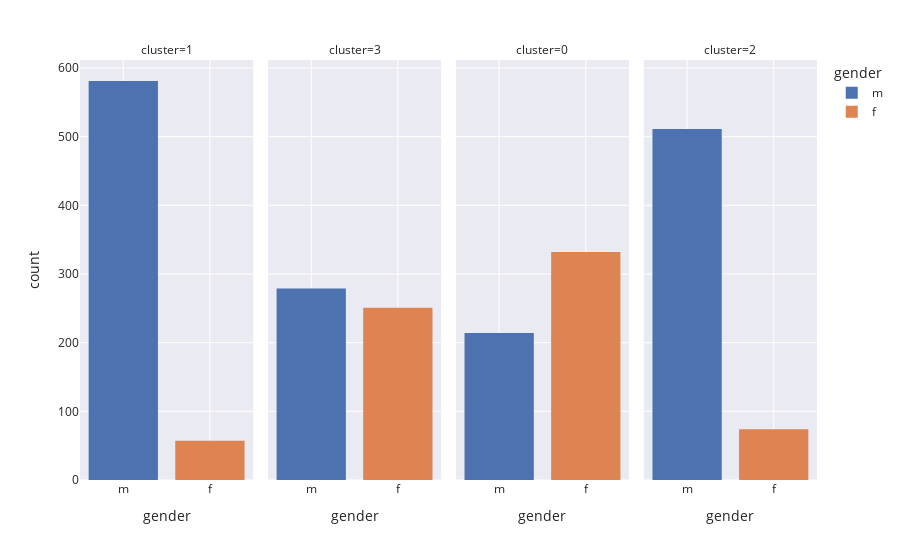
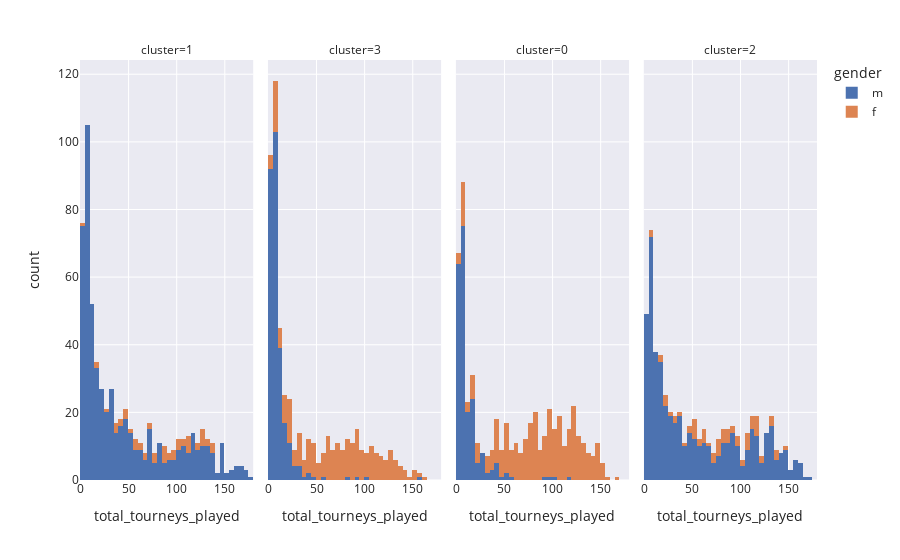
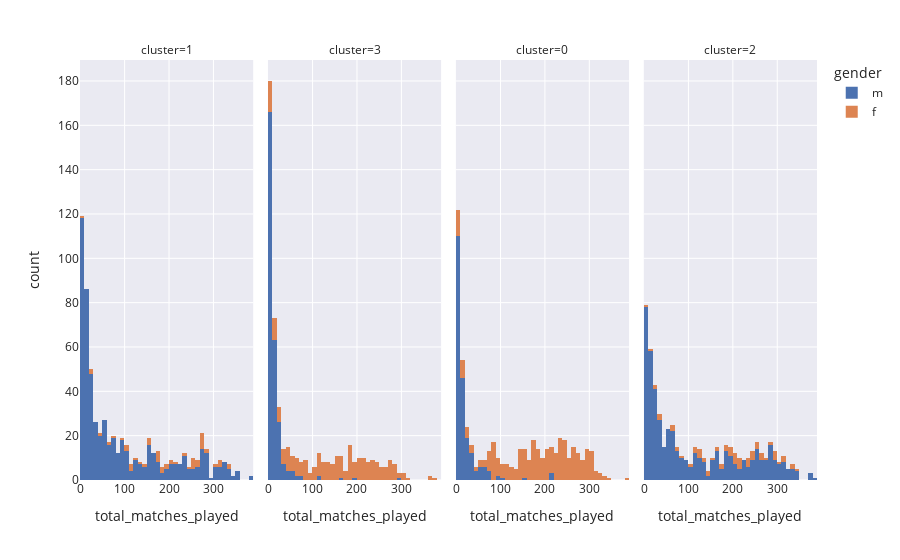

Write notebook code for charts like these, in order.
### Code cell
for feature in df_players.columns.drop(["name"]).to_list():
  px.histogram(df_players, x=feature, facet_col="cluster", color=df_players.gender).show()

### Figure 1 — Plotly figure (JSON) as saved in the notebook; plotly's stock layout.template omitted (floating-point values rounded to 4 significant figures; data arrays with more than 128 entries replaced by an {"elided": "..."} marker saying what was removed)
{"data": [{"alignmentgroup": "True", "bingroup": "x", "hovertemplate": "gender=%{x}<br>cluster=1<br>count=%{y}<extra></extra>", "legendgroup": "m", "marker": {"color": "rgb(76,114,176)", "pattern": {"shape": ""}}, "name": "m", "offsetgroup": "m", "orientation": "v", "showlegend": true, "type": "histogram", "x": {"elided": "581 str values"}, "xaxis": "x", "yaxis": "y"}, {"alignmentgroup": "True", "bingroup": "x", "hovertemplate": "gender=%{x}<br>cluster=3<br>count=%{y}<extra></extra>", "legendgroup": "m", "marker": {"color": "rgb(76,114,176)", "pattern": {"shape": ""}}, "name": "m", "offsetgroup": "m", "orientation": "v", "showlegend": false, "type": "histogram", "x": {"elided": "279 str values"}, "xaxis": "x2", "yaxis": "y2"}, {"alignmentgroup": "True", "bingroup": "x", "hovertemplate": "gender=%{x}<br>cluster=0<br>count=%{y}<extra></extra>", "legendgroup": "m", "marker": {"color": "rgb(76,114,176)", "pattern": {"shape": ""}}, "name": "m", "offsetgroup": "m", "orientation": "v", "showlegend": false, "type": "histogram", "x": {"elided": "214 str values"}, "xaxis": "x3", "yaxis": "y3"}, {"alignmentgroup": "True", "bingroup": "x", "hovertemplate": "gender=%{x}<br>cluster=2<br>count=%{y}<extra></extra>", "legendgroup": "m", "marker": {"color": "rgb(76,114,176)", "pattern": {"shape": ""}}, "name": "m", "offsetgroup": "m", "orientation": "v", "showlegend": false, "type": "histogram", "x": {"elided": "511 str values"}, "xaxis": "x4", "yaxis": "y4"}, {"alignmentgroup": "True", "bingroup": "x", "hovertemplate": "gender=%{x}<br>cluster=1<br>count=%{y}<extra></extra>", "legendgroup": "f", "marker": {"color": "rgb(221,132,82)", "pattern": {"shape": ""}}, "name": "f", "offsetgroup": "f", "orientation": "v", "showlegend": true, "type": "histogram", "x": ["f", "f", "f", "f", "f", "f", "f", "f", "f", "f", "f", "f", "f", "f", "f", "f", "f", "f", "f", "f", "f", "f", "f", "f", "f", "f", "f", "f", "f", "f", "f", "f", "f", "f", "f", "f", "f", "f", "f", "f", "f", "f", "f", "f", "f", "f", "f", "f", "f", "f", "f", "f", "f", "f", "f", "f", "f"], "xaxis": "x", "yaxis": "y"}, {"alignmentgroup": "True", "bingroup": "x", "hovertemplate": "gender=%{x}<br>cluster=3<br>count=%{y}<extra></extra>", "legendgroup": "f", "marker": {"color": "rgb(221,132,82)", "pattern": {"shape": ""}}, "name": "f", "offsetgroup": "f", "orientation": "v", "showlegend": false, "type": "histogram", "x": {"elided": "251 str values"}, "xaxis": "x2", "yaxis": "y2"}, {"alignmentgroup": "True", "bingroup": "x", "hovertemplate": "gender=%{x}<br>cluster=0<br>count=%{y}<extra></extra>", "legendgroup": "f", "marker": {"color": "rgb(221,132,82)", "pattern": {"shape": ""}}, "name": "f", "offsetgroup": "f", "orientation": "v", "showlegend": false, "type": "histogram", "x": {"elided": "332 str values"}, "xaxis": "x3", "yaxis": "y3"}, {"alignmentgroup": "True", "bingroup": "x", "hovertemplate": "gender=%{x}<br>cluster=2<br>count=%{y}<extra></extra>", "legendgroup": "f", "marker": {"color": "rgb(221,132,82)", "pattern": {"shape": ""}}, "name": "f", "offsetgroup": "f", "orientation": "v", "showlegend": false, "type": "histogram", "x": ["f", "f", "f", "f", "f", "f", "f", "f", "f", "f", "f", "f", "f", "f", "f", "f", "f", "f", "f", "f", "f", "f", "f", "f", "f", "f", "f", "f", "f", "f", "f", "f", "f", "f", "f", "f", "f", "f", "f", "f", "f", "f", "f", "f", "f", "f", "f", "f", "f", "f", "f", "f", "f", "f", "f", "f", "f", "f", "f", "f", "f", "f", "f", "f", "f", "f", "f", "f", "f", "f", "f", "f", "f", "f"], "xaxis": "x4", "yaxis": "y4"}], "layout": {"annotations": [{"font": {}, "showarrow": false, "text": "cluster=1", "x": 0.1175, "xanchor": "center", "xref": "paper", "y": 1, "yanchor": "bottom", "yref": "paper"}, {"font": {}, "showarrow": false, "text": "cluster=3", "x": 0.3725, "xanchor": "center", "xref": "paper", "y": 1, "yanchor": "bottom", "yref": "paper"}, {"font": {}, "showarrow": false, "text": "cluster=0", "x": 0.6275, "xanchor": "center", "xref": "paper", "y": 1, "yanchor": "bottom", "yref": "paper"}, {"font": {}, "showarrow": false, "text": "cluster=2", "x": 0.8825, "xanchor": "center", "xref": "paper", "y": 1, "yanchor": "bottom", "yref": "paper"}], "barmode": "relative", "legend": {"title": {"text": "gender"}, "tracegroupgap": 0}, "margin": {"t": 60}, "xaxis": {"anchor": "y", "categoryarray": ["m", "f"], "categoryorder": "array", "domain": [0, 0.235], "title": {"text": "gender"}}, "xaxis2": {"anchor": "y2", "categoryarray": ["m", "f"], "categoryorder": "array", "domain": [0.255, 0.49], "matches": "x", "title": {"text": "gender"}}, "xaxis3": {"anchor": "y3", "categoryarray": ["m", "f"], "categoryorder": "array", "domain": [0.51, 0.745], "matches": "x", "title": {"text": "gender"}}, "xaxis4": {"anchor": "y4", "categoryarray": ["m", "f"], "categoryorder": "array", "domain": [0.765, 1.0], "matches": "x", "title": {"text": "gender"}}, "yaxis": {"anchor": "x", "domain": [0, 1], "title": {"text": "count"}}, "yaxis2": {"anchor": "x2", "domain": [0, 1], "matches": "y", "showticklabels": false}, "yaxis3": {"anchor": "x3", "domain": [0, 1], "matches": "y", "showticklabels": false}, "yaxis4": {"anchor": "x4", "domain": [0, 1], "matches": "y", "showticklabels": false}}}

### Figure 2 — Plotly figure (JSON) as saved in the notebook; plotly's stock layout.template omitted (floating-point values rounded to 4 significant figures; data arrays with more than 128 entries replaced by an {"elided": "..."} marker saying what was removed)
{"data": [{"alignmentgroup": "True", "bingroup": "x", "hovertemplate": "gender=m<br>cluster=1<br>total_tourneys_played=%{x}<br>count=%{y}<extra></extra>", "legendgroup": "m", "marker": {"color": "rgb(76,114,176)", "pattern": {"shape": ""}}, "name": "m", "offsetgroup": "m", "orientation": "v", "showlegend": true, "type": "histogram", "x": {"elided": "581 int values"}, "xaxis": "x", "yaxis": "y"}, {"alignmentgroup": "True", "bingroup": "x", "hovertemplate": "gender=m<br>cluster=3<br>total_tourneys_played=%{x}<br>count=%{y}<extra></extra>", "legendgroup": "m", "marker": {"color": "rgb(76,114,176)", "pattern": {"shape": ""}}, "name": "m", "offsetgroup": "m", "orientation": "v", "showlegend": false, "type": "histogram", "x": {"elided": "279 int values"}, "xaxis": "x2", "yaxis": "y2"}, {"alignmentgroup": "True", "bingroup": "x", "hovertemplate": "gender=m<br>cluster=0<br>total_tourneys_played=%{x}<br>count=%{y}<extra></extra>", "legendgroup": "m", "marker": {"color": "rgb(76,114,176)", "pattern": {"shape": ""}}, "name": "m", "offsetgroup": "m", "orientation": "v", "showlegend": false, "type": "histogram", "x": {"elided": "214 int values"}, "xaxis": "x3", "yaxis": "y3"}, {"alignmentgroup": "True", "bingroup": "x", "hovertemplate": "gender=m<br>cluster=2<br>total_tourneys_played=%{x}<br>count=%{y}<extra></extra>", "legendgroup": "m", "marker": {"color": "rgb(76,114,176)", "pattern": {"shape": ""}}, "name": "m", "offsetgroup": "m", "orientation": "v", "showlegend": false, "type": "histogram", "x": {"elided": "511 int values"}, "xaxis": "x4", "yaxis": "y4"}, {"alignmentgroup": "True", "bingroup": "x", "hovertemplate": "gender=f<br>cluster=1<br>total_tourneys_played=%{x}<br>count=%{y}<extra></extra>", "legendgroup": "f", "marker": {"color": "rgb(221,132,82)", "pattern": {"shape": ""}}, "name": "f", "offsetgroup": "f", "orientation": "v", "showlegend": true, "type": "histogram", "x": [65, 4, 113, 126, 79, 59, 27, 15, 85, 89, 88, 16, 53, 111, 103, 46, 136, 57, 124, 110, 63, 102, 63, 103, 89, 124, 136, 127, 36, 71, 99, 66, 75, 47, 108, 111, 99, 125, 79, 125, 59, 97, 111, 91, 40, 42, 36, 38, 131, 138, 106, 48, 86, 126, 92, 134, 70], "xaxis": "x", "yaxis": "y"}, {"alignmentgroup": "True", "bingroup": "x", "hovertemplate": "gender=f<br>cluster=3<br>total_tourneys_played=%{x}<br>count=%{y}<extra></extra>", "legendgroup": "f", "marker": {"color": "rgb(221,132,82)", "pattern": {"shape": ""}}, "name": "f", "offsetgroup": "f", "orientation": "v", "showlegend": false, "type": "histogram", "x": {"elided": "251 int values"}, "xaxis": "x2", "yaxis": "y2"}, {"alignmentgroup": "True", "bingroup": "x", "hovertemplate": "gender=f<br>cluster=0<br>total_tourneys_played=%{x}<br>count=%{y}<extra></extra>", "legendgroup": "f", "marker": {"color": "rgb(221,132,82)", "pattern": {"shape": ""}}, "name": "f", "offsetgroup": "f", "orientation": "v", "showlegend": false, "type": "histogram", "x": {"elided": "332 int values"}, "xaxis": "x3", "yaxis": "y3"}, {"alignmentgroup": "True", "bingroup": "x", "hovertemplate": "gender=f<br>cluster=2<br>total_tourneys_played=%{x}<br>count=%{y}<extra></extra>", "legendgroup": "f", "marker": {"color": "rgb(221,132,82)", "pattern": {"shape": ""}}, "name": "f", "offsetgroup": "f", "orientation": "v", "showlegend": false, "type": "histogram", "x": [53, 113, 124, 110, 132, 123, 105, 69, 7, 73, 106, 113, 79, 99, 106, 73, 110, 137, 79, 64, 54, 147, 87, 59, 62, 79, 116, 55, 92, 96, 85, 106, 23, 22, 41, 97, 131, 116, 81, 78, 115, 63, 49, 18, 117, 64, 34, 50, 80, 130, 135, 9, 103, 47, 53, 115, 85, 16, 116, 52, 102, 107, 94, 80, 26, 36, 80, 135, 21, 31, 87, 75, 73, 53], "xaxis": "x4", "yaxis": "y4"}], "layout": {"annotations": [{"font": {}, "showarrow": false, "text": "cluster=1", "x": 0.1175, "xanchor": "center", "xref": "paper", "y": 1, "yanchor": "bottom", "yref": "paper"}, {"font": {}, "showarrow": false, "text": "cluster=3", "x": 0.3725, "xanchor": "center", "xref": "paper", "y": 1, "yanchor": "bottom", "yref": "paper"}, {"font": {}, "showarrow": false, "text": "cluster=0", "x": 0.6275, "xanchor": "center", "xref": "paper", "y": 1, "yanchor": "bottom", "yref": "paper"}, {"font": {}, "showarrow": false, "text": "cluster=2", "x": 0.8825, "xanchor": "center", "xref": "paper", "y": 1, "yanchor": "bottom", "yref": "paper"}], "barmode": "relative", "legend": {"title": {"text": "gender"}, "tracegroupgap": 0}, "margin": {"t": 60}, "xaxis": {"anchor": "y", "domain": [0, 0.235], "title": {"text": "total_tourneys_played"}}, "xaxis2": {"anchor": "y2", "domain": [0.255, 0.49], "matches": "x", "title": {"text": "total_tourneys_played"}}, "xaxis3": {"anchor": "y3", "domain": [0.51, 0.745], "matches": "x", "title": {"text": "total_tourneys_played"}}, "xaxis4": {"anchor": "y4", "domain": [0.765, 1.0], "matches": "x", "title": {"text": "total_tourneys_played"}}, "yaxis": {"anchor": "x", "domain": [0, 1], "title": {"text": "count"}}, "yaxis2": {"anchor": "x2", "domain": [0, 1], "matches": "y", "showticklabels": false}, "yaxis3": {"anchor": "x3", "domain": [0, 1], "matches": "y", "showticklabels": false}, "yaxis4": {"anchor": "x4", "domain": [0, 1], "matches": "y", "showticklabels": false}}}

### Figure 3 — Plotly figure (JSON) as saved in the notebook; plotly's stock layout.template omitted (floating-point values rounded to 4 significant figures; data arrays with more than 128 entries replaced by an {"elided": "..."} marker saying what was removed)
{"data": [{"alignmentgroup": "True", "bingroup": "x", "hovertemplate": "gender=m<br>cluster=1<br>total_matches_played=%{x}<br>count=%{y}<extra></extra>", "legendgroup": "m", "marker": {"color": "rgb(76,114,176)", "pattern": {"shape": ""}}, "name": "m", "offsetgroup": "m", "orientation": "v", "showlegend": true, "type": "histogram", "x": {"elided": "581 int values"}, "xaxis": "x", "yaxis": "y"}, {"alignmentgroup": "True", "bingroup": "x", "hovertemplate": "gender=m<br>cluster=3<br>total_matches_played=%{x}<br>count=%{y}<extra></extra>", "legendgroup": "m", "marker": {"color": "rgb(76,114,176)", "pattern": {"shape": ""}}, "name": "m", "offsetgroup": "m", "orientation": "v", "showlegend": false, "type": "histogram", "x": {"elided": "279 int values"}, "xaxis": "x2", "yaxis": "y2"}, {"alignmentgroup": "True", "bingroup": "x", "hovertemplate": "gender=m<br>cluster=0<br>total_matches_played=%{x}<br>count=%{y}<extra></extra>", "legendgroup": "m", "marker": {"color": "rgb(76,114,176)", "pattern": {"shape": ""}}, "name": "m", "offsetgroup": "m", "orientation": "v", "showlegend": false, "type": "histogram", "x": {"elided": "214 int values"}, "xaxis": "x3", "yaxis": "y3"}, {"alignmentgroup": "True", "bingroup": "x", "hovertemplate": "gender=m<br>cluster=2<br>total_matches_played=%{x}<br>count=%{y}<extra></extra>", "legendgroup": "m", "marker": {"color": "rgb(76,114,176)", "pattern": {"shape": ""}}, "name": "m", "offsetgroup": "m", "orientation": "v", "showlegend": false, "type": "histogram", "x": {"elided": "511 int values"}, "xaxis": "x4", "yaxis": "y4"}, {"alignmentgroup": "True", "bingroup": "x", "hovertemplate": "gender=f<br>cluster=1<br>total_matches_played=%{x}<br>count=%{y}<extra></extra>", "legendgroup": "f", "marker": {"color": "rgb(221,132,82)", "pattern": {"shape": ""}}, "name": "f", "offsetgroup": "f", "orientation": "v", "showlegend": true, "type": "histogram", "x": [127, 4, 274, 337, 276, 107, 41, 28, 172, 255, 186, 28, 96, 268, 264, 110, 264, 173, 286, 251, 153, 252, 182, 238, 200, 313, 278, 276, 74, 134, 251, 150, 175, 102, 188, 211, 270, 311, 174, 307, 141, 281, 251, 196, 114, 113, 65, 152, 271, 273, 245, 102, 198, 313, 209, 330, 170], "xaxis": "x", "yaxis": "y"}, {"alignmentgroup": "True", "bingroup": "x", "hovertemplate": "gender=f<br>cluster=3<br>total_matches_played=%{x}<br>count=%{y}<extra></extra>", "legendgroup": "f", "marker": {"color": "rgb(221,132,82)", "pattern": {"shape": ""}}, "name": "f", "offsetgroup": "f", "orientation": "v", "showlegend": false, "type": "histogram", "x": {"elided": "251 int values"}, "xaxis": "x2", "yaxis": "y2"}, {"alignmentgroup": "True", "bingroup": "x", "hovertemplate": "gender=f<br>cluster=0<br>total_matches_played=%{x}<br>count=%{y}<extra></extra>", "legendgroup": "f", "marker": {"color": "rgb(221,132,82)", "pattern": {"shape": ""}}, "name": "f", "offsetgroup": "f", "orientation": "v", "showlegend": false, "type": "histogram", "x": {"elided": "332 int values"}, "xaxis": "x3", "yaxis": "y3"}, {"alignmentgroup": "True", "bingroup": "x", "hovertemplate": "gender=f<br>cluster=2<br>total_matches_played=%{x}<br>count=%{y}<extra></extra>", "legendgroup": "f", "marker": {"color": "rgb(221,132,82)", "pattern": {"shape": ""}}, "name": "f", "offsetgroup": "f", "orientation": "v", "showlegend": false, "type": "histogram", "x": [144, 248, 254, 256, 298, 287, 298, 176, 7, 157, 234, 236, 191, 256, 264, 206, 240, 318, 234, 125, 162, 336, 193, 121, 140, 189, 332, 135, 184, 196, 213, 296, 30, 32, 74, 241, 294, 275, 199, 216, 349, 117, 73, 27, 249, 139, 85, 112, 215, 318, 310, 12, 230, 121, 125, 309, 217, 23, 269, 100, 215, 208, 201, 180, 60, 62, 201, 262, 35, 66, 209, 178, 160, 118], "xaxis": "x4", "yaxis": "y4"}], "layout": {"annotations": [{"font": {}, "showarrow": false, "text": "cluster=1", "x": 0.1175, "xanchor": "center", "xref": "paper", "y": 1, "yanchor": "bottom", "yref": "paper"}, {"font": {}, "showarrow": false, "text": "cluster=3", "x": 0.3725, "xanchor": "center", "xref": "paper", "y": 1, "yanchor": "bottom", "yref": "paper"}, {"font": {}, "showarrow": false, "text": "cluster=0", "x": 0.6275, "xanchor": "center", "xref": "paper", "y": 1, "yanchor": "bottom", "yref": "paper"}, {"font": {}, "showarrow": false, "text": "cluster=2", "x": 0.8825, "xanchor": "center", "xref": "paper", "y": 1, "yanchor": "bottom", "yref": "paper"}], "barmode": "relative", "legend": {"title": {"text": "gender"}, "tracegroupgap": 0}, "margin": {"t": 60}, "xaxis": {"anchor": "y", "domain": [0, 0.235], "title": {"text": "total_matches_played"}}, "xaxis2": {"anchor": "y2", "domain": [0.255, 0.49], "matches": "x", "title": {"text": "total_matches_played"}}, "xaxis3": {"anchor": "y3", "domain": [0.51, 0.745], "matches": "x", "title": {"text": "total_matches_played"}}, "xaxis4": {"anchor": "y4", "domain": [0.765, 1.0], "matches": "x", "title": {"text": "total_matches_played"}}, "yaxis": {"anchor": "x", "domain": [0, 1], "title": {"text": "count"}}, "yaxis2": {"anchor": "x2", "domain": [0, 1], "matches": "y", "showticklabels": false}, "yaxis3": {"anchor": "x3", "domain": [0, 1], "matches": "y", "showticklabels": false}, "yaxis4": {"anchor": "x4", "domain": [0, 1], "matches": "y", "showticklabels": false}}}
